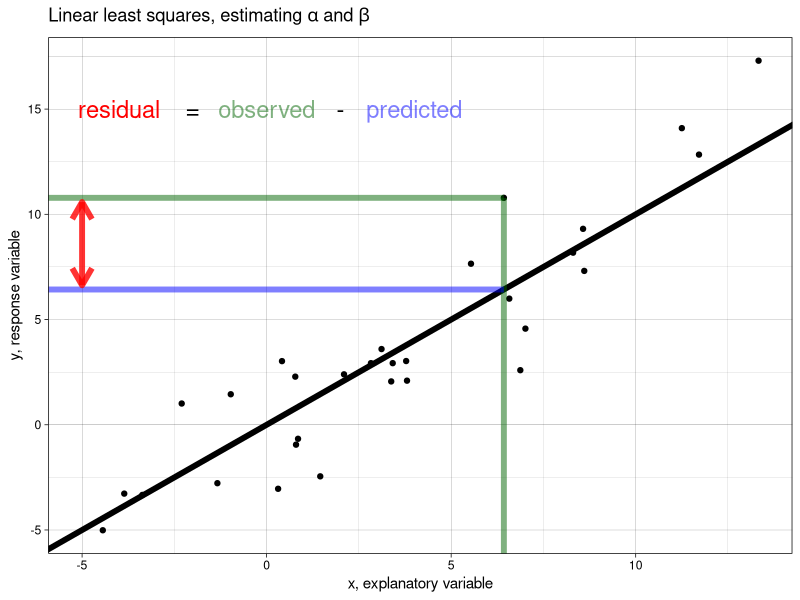

Reproduce this figure in R.
## ---- chunk 1
library(tidyverse)
set.seed(12346)
x <- rnorm(30, 3, 4)
y <- x + rnorm(30, 0 , 2)
data <- data.frame(x = x, y = y)
ob <- data[9,]
ggplot(data, aes(x = x, y = y)) +
  geom_point() +
  geom_abline(size = 2) + theme_linedraw() +
  xlab("x, explanatory variable") + ylab("y, response variable") + 
  geom_segment(data = ob, aes(x = -Inf, y = y, xend = x, yend = y), 
               inherit.aes = FALSE, size = 2, alpha = 0.5, col = "darkgreen") +
  geom_segment(data = ob, aes(x = x, y = -Inf, xend = x, yend = y), 
               inherit.aes = FALSE, size = 2, alpha = 0.5,  col = "darkgreen") + 
  geom_segment(data = ob, aes(x = -Inf, y = x, xend = x, yend = x), 
               inherit.aes = FALSE, size = 2, alpha = 0.5, col = "blue") + 
  geom_segment(data = ob, aes(x = -5, y = x + 0.2, xend = -5, yend = y - 0.2), 
               inherit.aes = FALSE, size = 2, alpha = 0.8,  col = "red",
               arrow = arrow(length = unit(0.5,"cm"), ends = "both")) +
  ggtitle(expression(paste("Linear least squares, estimating ", alpha, " and ", beta))) +
  annotate(geom = "text", x = -4 , y = 15, label = "residual",  col = "red", size = 6) +
  annotate(geom = "text", x = -2 , y = 15, label = "=", size = 6) +
  annotate(geom = "text", x = 0 , y = 15, label = "observed",  col = "darkgreen", alpha = 0.5, size = 6) +
  annotate(geom = "text", x = 2 , y = 15, label = " - ", size = 6) +
  annotate(geom = "text", x = 4 , y = 15, label = "predicted",  col = "blue", alpha = 0.5, size = 6)

## ---- chunk 2
set.seed(5469)
type <- factor(rep(paste("group", 1:3), each = 4))
df <- data.frame(Group = type, Response = round(c(rnorm(4, 5), rnorm(4, 7), rnorm(4, 9)), 1))
glimpse(df)
## ---- chunk 3
write_mat <- function(x) {
  begin <- "\\begin{bmatrix}"
  end <- "\\end{bmatrix}"
  X <-
    apply(x, 1, function(x) {
      paste(
        paste(x, collapse = "&"),
        "\\\\"
      )
    })
  paste(c(begin, X, end), collapse = "")
}
x <- matrix(c(rep(1, 12), rep(c(0, 1, 0), each = 4), rep(0, 8), rep(1, 4)), ncol = 3)
y <- matrix(df$Response, ncol = 1)
## ---- chunk 4
mod <- lm(Response ~ Group, data = df)
summary(mod)$coefficients
